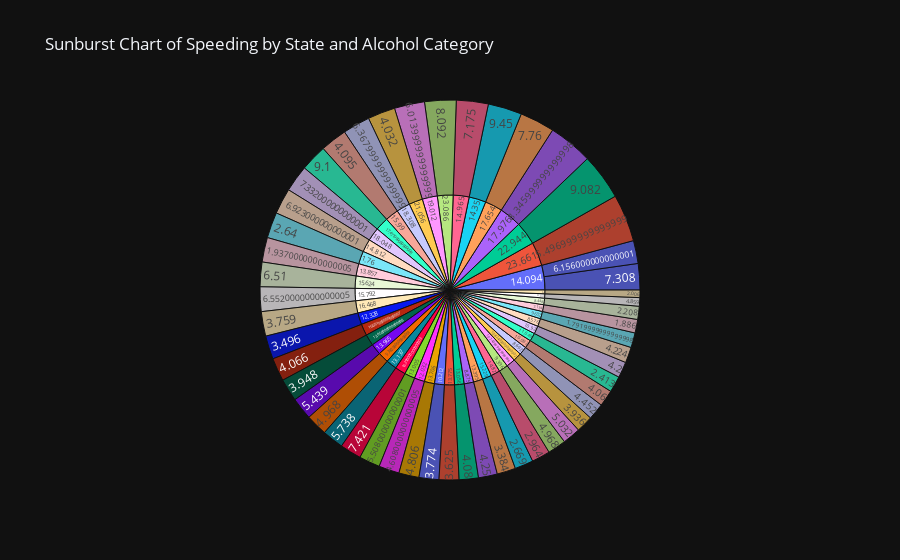

The notebook cell saved with this chart:
### Code cell
fig20 = px.sunburst(df, path=['not_distracted', 'speeding'], values='alcohol', title='Sunburst Chart of Speeding by State and Alcohol Category',template='plotly_dark')
fig20.show()
